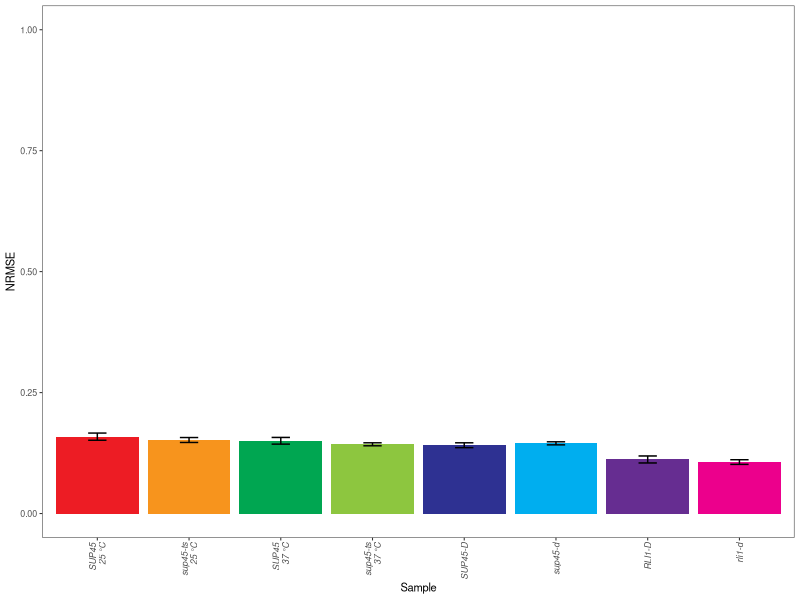

Write the R code that produced this figure.
# ---------------------------------------
# Figure 4A
# ---------------------------------------

library(ggplot2)
library(dplyr)

df <- read.table("../Data/Data_Figure4A_NRMSE_average.txt", header = TRUE)
df$Sample <- recode_factor(df$Sample, sup45_wt_25C = "SUP45\n25 °C", sup45_ts_25C = "sup45-ts\n25 °C",
                           sup45_wt_37C = "SUP45\n37 °C",  sup45_ts_37C = "sup45-ts\n37 °C", 
                           sup45_wt = "SUP45-D", sup45_d = "sup45-d", 
                           rli1_wt = "RLI1-D", rli1_d = "rli1-d")

# Set color for each sample (order is by the recode_factor)
p_col <- c("#ed1c24", "#f7941d", "#00a651", "#8dc63f", "#2e3192", "#00aeef", "#662d91", "#ec008c")

# Plot
f4a <- ggplot(df, aes(x = Sample, y = mean, fill = Sample)) +
  geom_bar(stat = "identity", position = "dodge", color = NA) +
  geom_errorbar(aes(x = Sample, ymin = mean-sd, ymax = mean+sd), width = 0.2, position = position_dodge(0.9)) +
  scale_fill_manual(values = p_col) +
  ylab("NRMSE") +
  coord_cartesian(ylim = c(0, 1)) +
  theme_bw(base_size = 8) + 
  theme(panel.grid = element_blank(), axis.text.x = element_text(face = "italic", angle = 90, hjust = 1, vjust = 0.5), 
        legend.position = "none")

# Save plot
ggsave(filename = "Figure4A_NRMSE.pdf", plot = f4a, path = "../Plots", width = 3, height = 1.5, units = "in", dpi = 300)
